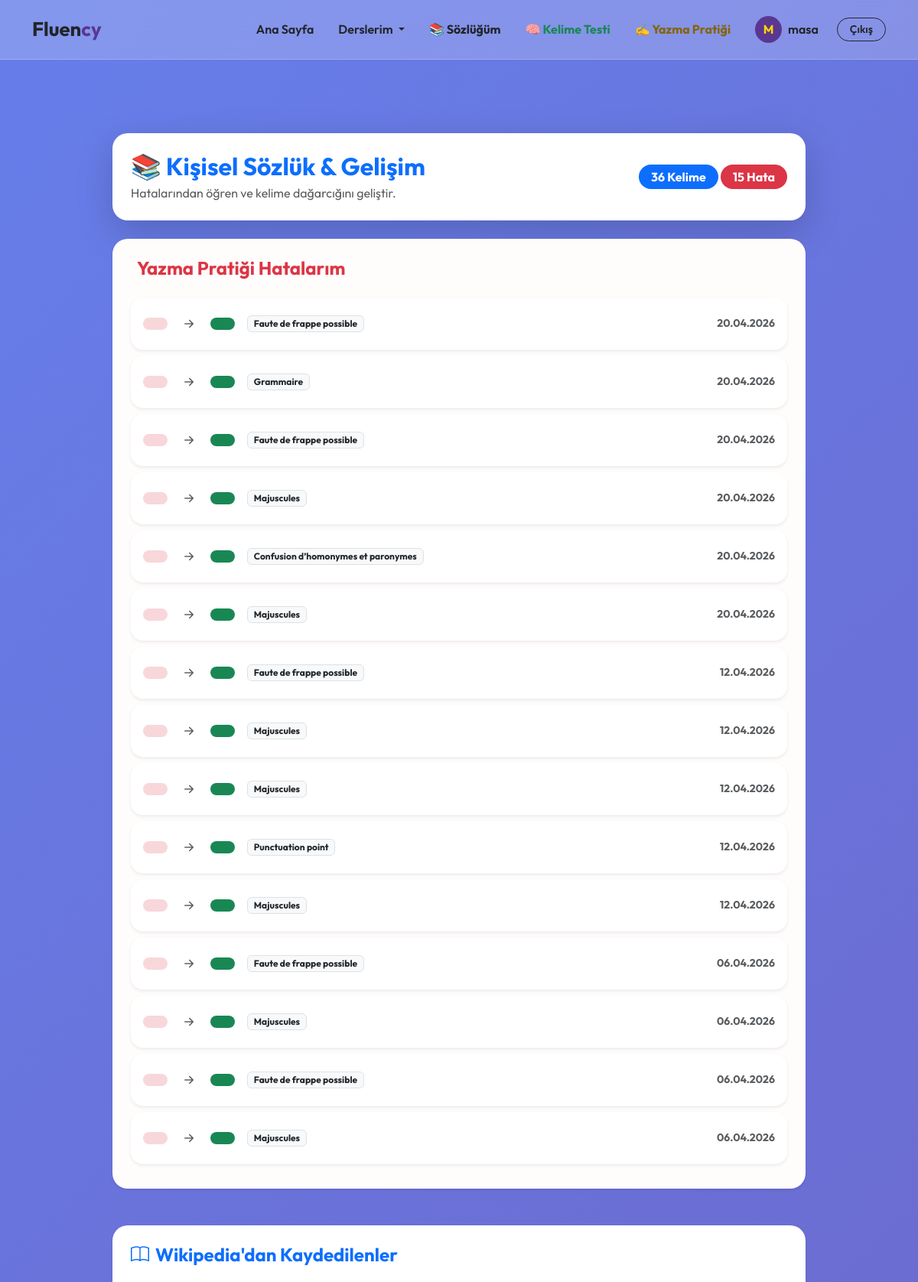
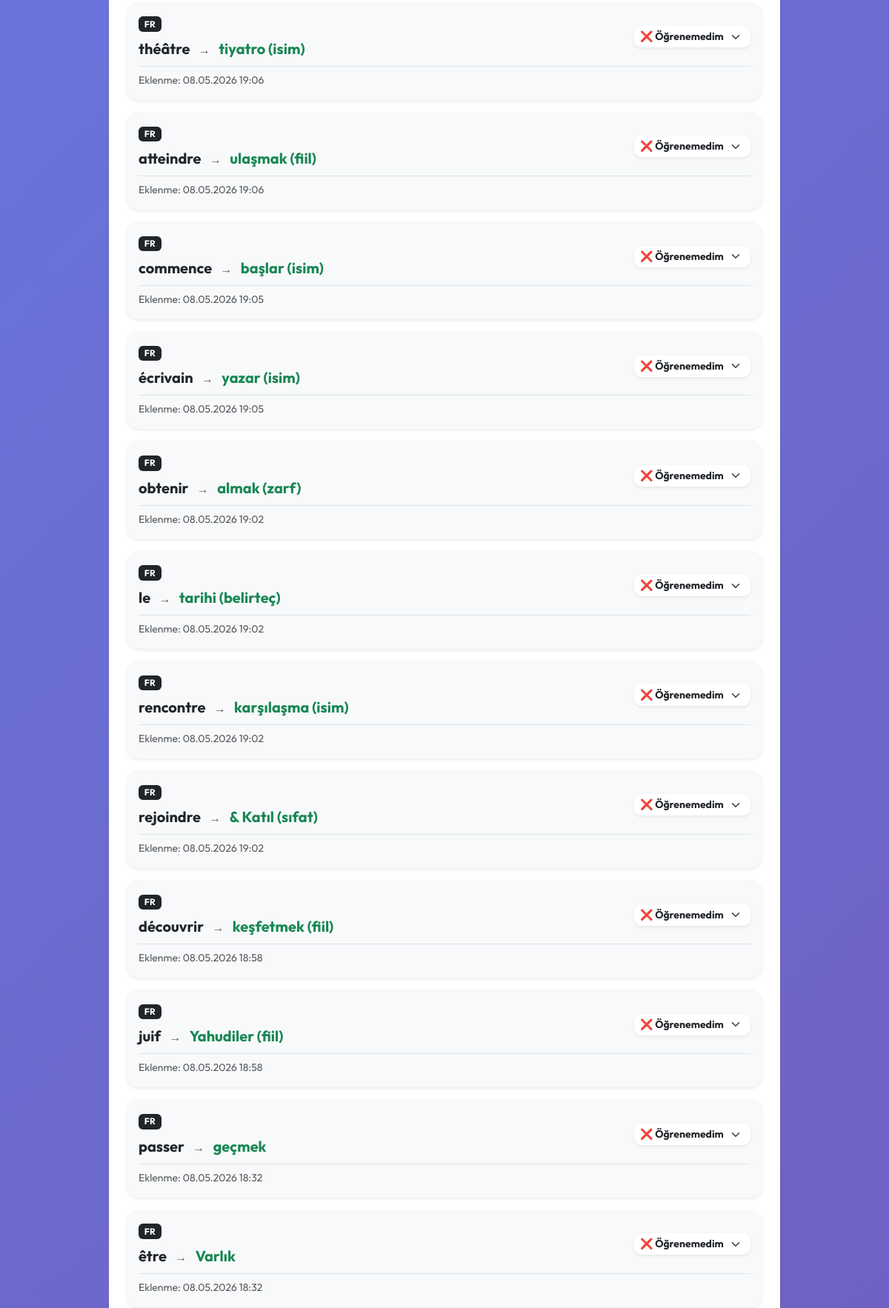
Page /vocab/dictionary/ (signed in, upper part) on the committed database (2 pictures, top to bottom).
### users/models.py (models this page shows)
class User(AbstractUser):
    pass

### languages/models.py (models this page shows, shortened)
class WritingErrorLog(models.Model):
    user = models.ForeignKey(
        settings.AUTH_USER_MODEL,
        on_delete=models.CASCADE
    )
    language_code = models.CharField(max_length=5)
    original_text = models.TextField()
    error_message = models.TextField()
    correct_version = models.TextField()
    error_type = models.CharField(max_length=50)
    created_at = models.DateTimeField(auto_now_add=True)

### vocabulary/models.py (models this page shows, shortened)
class SavedWord(models.Model):
    STATUS_CHOICES = [
        ('learning', 'Öğreniyorum ⏳'),
        ('review', 'Tekrar Et 🔄'),
        ('learned', 'Öğrendim ✅'),
    ]
    user = models.ForeignKey(settings.AUTH_USER_MODEL, on_delete=models.CASCADE)
    word = models.CharField(max_length=100)
    turkish_meaning = models.CharField(max_length=150, blank=True, null=True)
    language = models.CharField(max_length=5)
    status = models.CharField(max_length=20, choices=STATUS_CHOICES, default='learning')
    added_at = models.DateTimeField(auto_now_add=True)
    updated_at = models.DateTimeField(auto_now=True)

### vocabulary/views.py (the view)
# urls.py: path('dictionary/', views.my_dictionary, name='my_dictionary'),
@login_required
def my_dictionary(request):
    return render(request, 'vocabulary/my_dictionary.html', {
        'words': SavedWord.objects.filter(user=request.user).order_by('-updated_at'),
        'writing_errors': WritingErrorLog.objects.filter(user=request.user).order_by('-created_at')
    })

### users/context_processors.py (called while the page is built)
def global_user_languages(request):
    if request.user.is_authenticated:
        languages = request.user.languages.all()
        return {'user_languages': languages}
    return {}

### vocabulary/templates/vocabulary/my_dictionary.html (shortened to what this page needs)
{% extends "base.html" %}
{% block content %}
<div class="container mt-5">
    <div class="row justify-content-center">
        <div class="col-md-10">
            <div class="card border-0 shadow-lg p-4 mb-4" style="border-radius: 20px; background: white;">
                <div class="d-flex justify-content-between align-items-center">
                    <div>
                        <h2 class="fw-bold text-primary mb-1">📚 Kişisel Sözlük & Gelişim</h2>
                        <p class="text-muted mb-0">Hatalarından öğren ve kelime dağarcığını geliştir.</p>
                    </div>
                    <div class="text-end">
                        <span class="badge bg-primary rounded-pill px-3 py-2 fs-6">{{ words|length }} Kelime</span>
                        <span class="badge bg-danger rounded-pill px-3 py-2 fs-6">{{ writing_errors|length }} Hata</span>
                    </div>
                </div>
            </div>
            <div class="card border-0 shadow-sm p-4 mb-5" style="border-radius: 20px; background-color: #fffcfc;">
                <h4 class="fw-bold mb-4 text-danger">Yazma Pratiği Hatalarım</h4>
                <div class="list-group">
                    {% for error in writing_errors %}
                    <div class="list-group-item d-flex justify-content-between align-items-center p-3 mb-2 rounded-4 border-0 shadow-sm" style="background: white;">
                        <div class="d-flex align-items-center">
                            <span class="badge bg-danger-subtle text-danger px-3 py-2 rounded-3 fw-bold text-decoration-line-through">
                            </span>
                            <i class="bi bi-arrow-right-short mx-3 fs-4 text-muted"></i>
                            <span class="badge bg-success text-white px-3 py-2 rounded-3 fw-bold">
                            </span>
                            {% if error.error_type %}
                            <span class="ms-3 badge bg-light text-dark border small">{{ error.error_type }}</span>
                            {% endif %}
                        </div>
                        <div class="text-end">
                            <small class="text-muted d-block fw-bold">{{ error.created_at|date:"d.m.Y" }}</small>
                        </div>
                    </div>
                    {% empty %}
                    <div class="text-center py-4">
                        <p class="text-muted">Henüz kayıtlı bir yazma hatası bulunmuyor. Devam et! 🚀</p>
                    </div>
                    {% endfor %}
                </div>
            </div>
            <div class="card border-0 shadow-sm p-4" style="border-radius: 20px;">
                <h4 class="fw-bold mb-4 text-primary"><i class="bi bi-book me-2"></i>Wikipedia'dan Kaydedilenler</h4>
                <div class="list-group">
                    {% for word in words %}
                    <div class="list-group-item p-3 mb-3 rounded-4 shadow-sm border-0" style="background-color: #f8f9fa;">
                        <div class="d-flex justify-content-between align-items-center">
                            <div>
                                <span class="badge bg-dark mb-2">{{ word.language|upper }}</span><br>
                                <span class="fs-5 fw-bold">{{ word.word }}</span>
                                <span class="mx-2 text-muted">→</span>
                                <span class="text-success fw-bold fs-5">{{ word.turkish_meaning }}</span>
                            </div>
                            <div class="text-end">
                                <select class="form-select form-select-sm border-0 shadow-sm fw-bold status-select"
                                        data-word-id="{{ word.id }}"
                                        style="border-radius: 10px; min-width: 150px;">
                                    <option value="not_learned" {% if word.status == 'not_learned' %}selected{% endif %}>❌ Öğrenemedim</option>
                                </select>
                            </div>
                        </div>
                        <div class="mt-2 pt-2 border-top d-flex justify-content-between">
                            <small class="text-muted">Eklenme: {{ word.updated_at|date:"d.m.Y H:i" }}</small>
                        </div>
                    </div>
                    {% endfor %}
                </div>
            </div>
        </div>
    </div>
</div>
{% endblock %}

### templates/base.html (shortened to what this page needs)
<!DOCTYPE html>
<html lang="tr">
<head>
    <link href="https://cdn.jsdelivr.net/npm/bootstrap@5.3.0/dist/css/bootstrap.min.css" rel="stylesheet">
    <link rel="stylesheet" href="https://cdn.jsdelivr.net/npm/bootstrap-icons@1.11.3/font/bootstrap-icons.min.css">
</head>
<body>
    <nav class="navbar navbar-expand-lg sticky-top">
        <div class="container">
            <a class="navbar-brand" href="/">Fluen<span>cy</span></a>
            <div class="collapse navbar-collapse" id="navbarNav">
                <ul class="navbar-nav ms-auto align-items-center">
                    <li class="nav-item"><a class="nav-link px-3" href="/">Ana Sayfa</a></li>
                    {% if user.is_authenticated %}
                    <li class="nav-item dropdown">
                        <a class="nav-link dropdown-toggle px-3" href="#" id="derslerimDropdown" role="button" data-bs-toggle="dropdown" aria-expanded="false">
                            Derslerim
                        </a>
                    </li>
                    <li class="nav-item">
                        <a class="nav-link px-3 fw-bold" href="{% url 'my_dictionary' %}">📚 Sözlüğüm</a>
                    </li>
                    <li class="nav-item">
                        <a class="nav-link px-3 fw-bold text-success" href="{% url 'vocabulary_quiz' %}">🧠 Kelime Testi</a>
                    </li>
                    <li class="nav-item">
                        <a class="nav-link px-3 fw-bold text-warning" href="{% url 'writing_practice' %}">✍️ Yazma Pratiği</a>
                    </li>
                    <li class="nav-item">
                        <a class="nav-link px-3 d-flex align-items-center" href="/profile">
                            <div class="profile-circle me-2">
                                {{ user.username|slice:":1"|upper }}
                            </div>
                            <span class="profile-name">{{ user.username }}</span>
                        </a>
                    </li>
                    <li class="nav-item ms-lg-2">
                        <a class="btn btn-logout btn-sm px-3" href="/logout">Çıkış</a>
                    </li>
                    {% else %}
                    <li class="nav-item"><a class="nav-link px-3" href="/login">Giriş Yap</a></li>
                    <li class="nav-item">
                        <a class="btn btn-start ms-lg-3 shadow-sm" href="/register">Hemen Başla</a>
                    </li>
                    {% endif %}
                </ul>
            </div>
        </div>
    </nav>
    <main class="main-content">
        <div class="container py-5">
            {% block content %}{% endblock %}
        </div>
    </main>
</body>
</html>

### templates/base.html (style rules this page uses)
body { font-family: 'Outfit', sans-serif; background: linear-gradient(135deg, #667eea 0%, #764ba2 100%); min-height: 100vh; color: #fff; display: flex; flex-direction: column; }
.navbar { background: rgba(255, 255, 255, 0.2) !important; backdrop-filter: blur(15px); border-bottom: 1px solid rgba(255, 255, 255, 0.2); padding: 0.8rem 0; }
.navbar-brand { font-weight: 700; font-size: 1.6rem; color: #212529 !important; }
.navbar-brand span { color: #5a3791; }
.nav-link { color: #212529 !important; font-weight: 600; transition: 0.3s; border-radius: 10px; }
.nav-link.text-warning { color: #856404 !important; }
.nav-link.text-success { color: #198754 !important; }
.profile-name { color: #212529 !important; font-weight: 600; }
.btn-logout { border: 1.5px solid #212529 !important; color: #212529 !important; border-radius: 50px; font-weight: 600; }
.main-content { flex: 1; display: flex; align-items: center; }
.profile-circle { width: 35px; height: 35px; background: #5a3791; color: #ffd700; border-radius: 50%; display: flex; align-items: center; justify-content: center; font-weight: bold; }

### rows in the picture
User: username "M", username "masa"
WritingErrorLog: error_type "Faute de frappe possible", created_at "20.04.2026"
WritingErrorLog: error_type "Grammaire", created_at "20.04.2026"
WritingErrorLog: error_type "Faute de frappe possible", created_at "20.04.2026"
WritingErrorLog: error_type "Majuscules", created_at "20.04.2026"
WritingErrorLog: error_type "Confusion d’homonymes et paronymes", created_at "20.04.2026"
WritingErrorLog: error_type "Majuscules", created_at "20.04.2026"
WritingErrorLog: error_type "Faute de frappe possible", created_at "12.04.2026"
WritingErrorLog: error_type "Majuscules", created_at "12.04.2026"
WritingErrorLog: error_type "Majuscules", created_at "12.04.2026"
WritingErrorLog: error_type "Punctuation point", created_at "12.04.2026"
WritingErrorLog: error_type "Majuscules", created_at "12.04.2026"
WritingErrorLog: error_type "Faute de frappe possible", created_at "06.04.2026"
WritingErrorLog: error_type "Majuscules", created_at "06.04.2026"
WritingErrorLog: error_type "Faute de frappe possible", created_at "06.04.2026"
WritingErrorLog: error_type "Majuscules", created_at "06.04.2026"
SavedWord: language "FR", word "théâtre", turkish_meaning "tiyatro (isim)", id "❌ Öğrenemedim", updated_at "08.05.2026 19:06"
SavedWord: language "FR", word "atteindre", turkish_meaning "ulaşmak (fiil)", id "❌ Öğrenemedim", updated_at "08.05.2026 19:06"
SavedWord: language "FR", word "commence", turkish_meaning "başlar (isim)", id "❌ Öğrenemedim", updated_at "08.05.2026 19:05"
SavedWord: language "FR", word "écrivain", turkish_meaning "yazar (isim)", id "❌ Öğrenemedim", updated_at "08.05.2026 19:05"
SavedWord: language "FR", word "obtenir", turkish_meaning "almak (zarf)", id "❌ Öğrenemedim", updated_at "08.05.2026 19:02"
SavedWord: language "FR", word "le", turkish_meaning "tarihi (belirteç)", id "❌ Öğrenemedim", updated_at "08.05.2026 19:02"
SavedWord: language "FR", word "rencontre", turkish_meaning "karşılaşma (isim)", id "❌ Öğrenemedim", updated_at "08.05.2026 19:02"
SavedWord: language "FR", word "rejoindre", turkish_meaning "& Katıl (sıfat)", id "❌ Öğrenemedim", updated_at "08.05.2026 19:02"
SavedWord: language "FR", word "découvrir", turkish_meaning "keşfetmek (fiil)", id "❌ Öğrenemedim", updated_at "08.05.2026 18:58"
SavedWord: language "FR", word "juif", turkish_meaning "Yahudiler (fiil)", id "❌ Öğrenemedim", updated_at "08.05.2026 18:58"
SavedWord: language "FR", word "passer", turkish_meaning "geçmek", id "❌ Öğrenemedim", updated_at "08.05.2026 18:32"
SavedWord: language "FR", word "être", turkish_meaning "Varlık", id "❌ Öğrenemedim", updated_at "08.05.2026 18:32"

### other values in the picture
{{ words|length }} "36"
{{ writing_errors|length }} "15"
